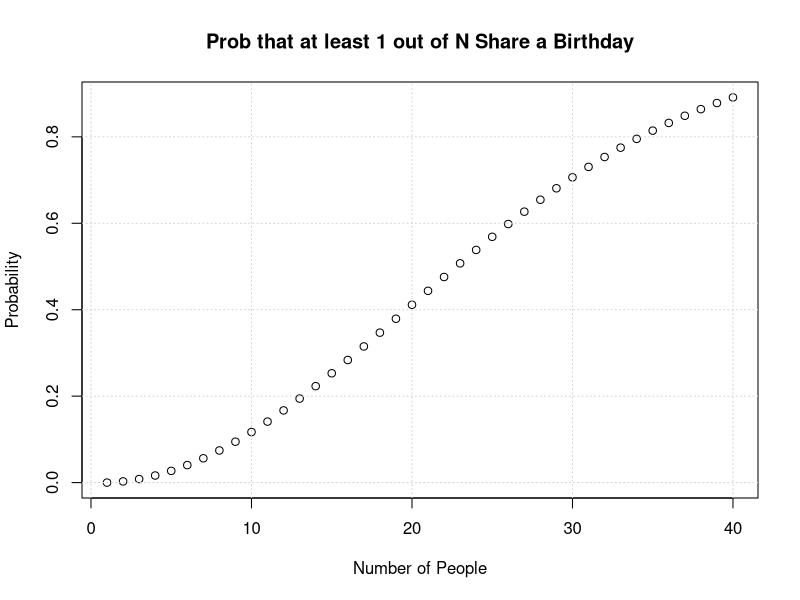

Write the R code that produced this figure.
##------------------------------
##
## Probability Interview Question
##   "Birthday Problem"
##
##------------------------------

# Answers the questions:
#  1) What's the probability that at least 1 out of
#     N people share a birthday?
#  2) How many people do we need to have >= 50% chance
#     of at least one sharing a birthday?
#
#  Note: to answer this question we consider this "at least"
#  to be:  1-P(none share a birthday)

##----Question 1-----
##----Set parameters-----
n = 10 # number of people

##----Calculate probability-----
total_choices = 365 ^ n # number of ways n people can have birthdays
not_share = choose(365, n) * factorial(n)

probability = 1 - (not_share / total_choices)

##----Question 2-----
x = 0.5   # Probability

n_seq = 1:40 # Loop through sequence of people
prob_seq = sapply(n_seq, function(x){
  return(1 - (choose(365,x)*factorial(x))/(365^x))
})

# Find which one is >= x
n_seq[which(min(prob_seq[prob_seq>x])==prob_seq)]

# Plot outcomes:
plot(n_seq, prob_seq, xlab="Number of People", ylab="Probability",
     main="Prob that at least 1 out of N Share a Birthday")
grid()
